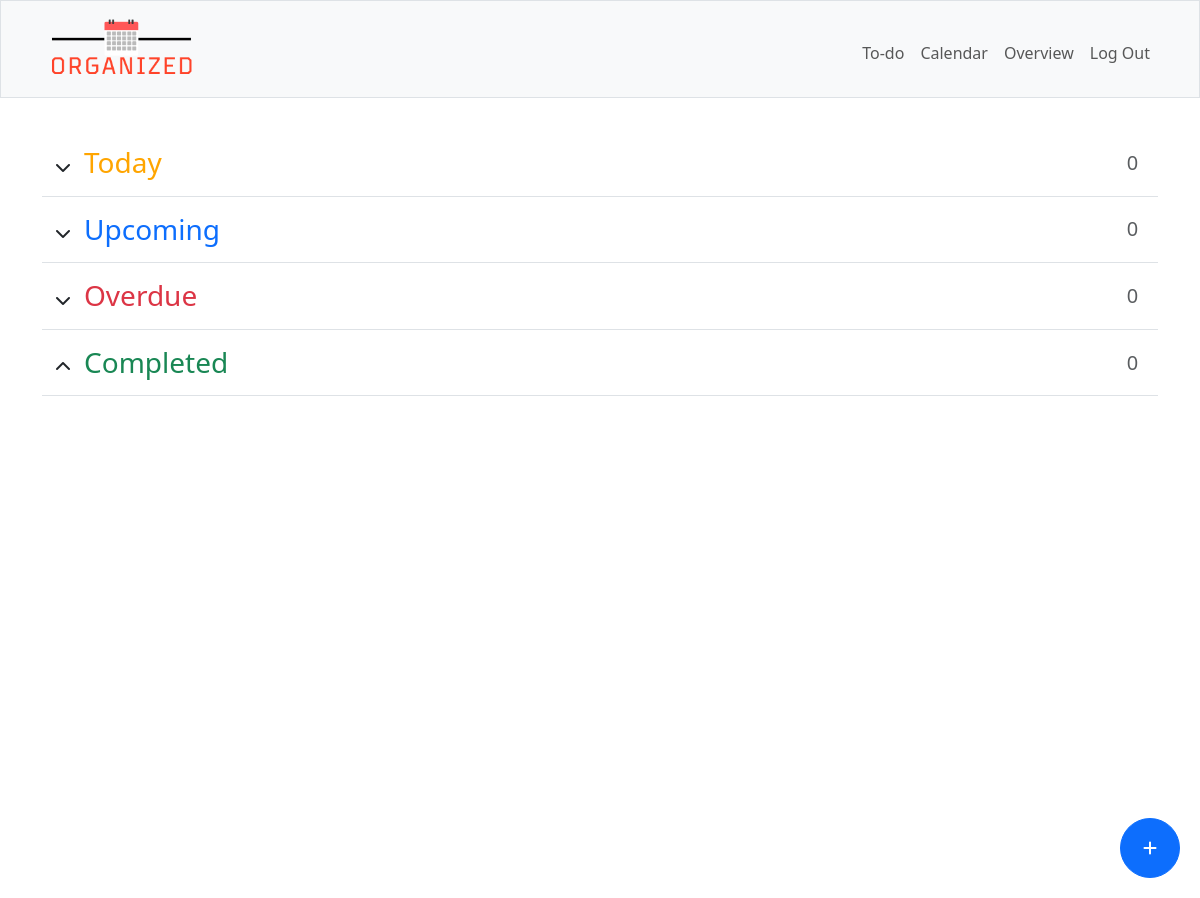
Page / (signed in) on the earlier database version.
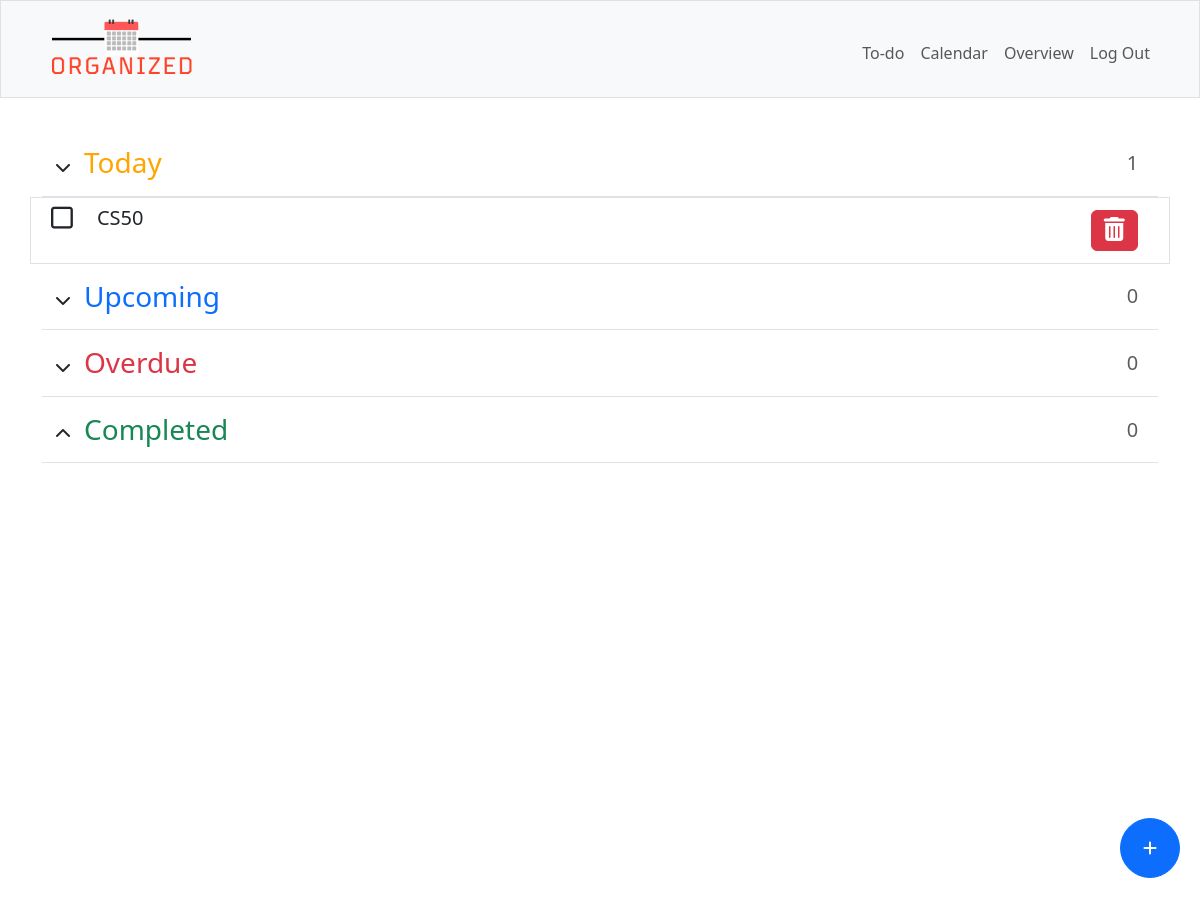
Same page on the later database version.
### tables this page shows
CREATE TABLE todo (
    id INTEGER PRIMARY KEY AUTOINCREMENT NOT NULL,
    user_id INTEGER NOT NULL,
    title TEXT NOT NULL,
    [description] TEXT,
    "due_date" DATE,
    "due_time" TIME,
    [class] TEXT,
    FOREIGN KEY(user_id) REFERENCES users(id)
);

### app.py (the view)
@app.route("/", methods=["GET", "POST"])
@login_required
def index():
    if request.method == "POST":
        if request.headers.get("X-Requested-With") == "XMLHttpRequest":
            items = db.execute("SELECT * FROM todo WHERE user_id = ? AND class != 'Completed'",
                               session["user_id"])
            for item in items:
                todo_class = checkDue(item["due_date"], item["due_time"])
                if item["class"] != todo_class:
                    db.execute("UPDATE todo SET class = ? WHERE user_id = ? AND id = ?",
                               todo_class, session["user_id"], item['id'])
            return jsonify(success=True)  # Return a JSON response indicating success
        if request.form.get("btn-identifier") == "addBtn":
            title = request.form.get("title")
            description = request.form.get("description")
            date = request.form.get("date")
            time = request.form.get("time")
            if date or time:
                if date and time:
                    todo_class = checkDue(date, time)
                    db.execute("INSERT INTO todo (user_id, title, description, due_date, due_time, class) VALUES (?, ?, ?, ?, ?, ?)",
                               session["user_id"], title, description, date, time, todo_class)
                if date and not time:
                    time = "23:59:59"
                    todo_class = checkDue(date, time)
                    db.execute("INSERT INTO todo (user_id, title, description, due_date, due_time, class) VALUES (?, ?, ?, ?, ?, ?)",
                               session["user_id"], title, description, date, time, todo_class)
                if time and not date:
                    db.execute("INSERT INTO todo (user_id, title, description, due_date, due_time, class) VALUES (?, ?, ?, ?, ?, 'Today')",
                               session["user_id"], title, description, current_date, time)
            else:
                db.execute("INSERT INTO todo (user_id, title, description, due_date, due_time, class) VALUES (?, ?, ?, ?, ?, 'Today')",
                           session["user_id"], title, description, date, time)
        if request.form.get("btn-identifier") == "deleteBtn":
            id = request.form.get("todo-id")
            item = db.execute("SELECT id FROM todo WHERE user_id = ? AND id = ?",
                              session["user_id"], id)
            db.execute("DELETE FROM todo WHERE id = ?", item[0]["id"])
        if request.form.get("btn-identifier") == "checkbox":
            id = request.form.get("todo-id")
            item = db.execute("SELECT * FROM todo WHERE user_id = ? AND id = ?",
                              session["user_id"], id)
            if item[0]["due_date"] or item[0]["due_time"]:
                if item[0]["class"] == "Completed":
                    todo_class = checkDue(item[0]["due_date"], item[0]["due_time"])
                    db.execute("UPDATE todo SET class = ? WHERE user_id = ? AND id = ?",
                               todo_class, session["user_id"], id)
                else:
                    db.execute("UPDATE todo SET class = 'Completed' WHERE user_id = ? AND id = ?",
                               session["user_id"], id)
            else:
                if item[0]['class'] == "Completed":
                    db.execute("UPDATE todo SET class = 'Today' WHERE user_id = ? AND id = ?",
                               session["user_id"], id)
                else:
                    db.execute("UPDATE todo SET class = 'Completed' WHERE user_id = ? AND id = ?",
                               session["user_id"], id)
        return redirect("/")
    else:
        items = db.execute("SELECT * FROM todo WHERE user_id = ? AND class != 'Completed'",
                           session["user_id"])
        for item in items:
            todo_class = checkDue(item["due_date"], item["due_time"])
            if item["class"] != todo_class:
                db.execute("UPDATE todo SET class = ? WHERE user_id = ? AND id = ?",
                           todo_class, session["user_id"], item["id"])
        todo = db.execute("""SELECT *,
                                (SELECT COUNT(*) FROM todo WHERE user_id = ? AND class = 'Overdue') AS overdue_count,
                                (SELECT COUNT(*) FROM todo WHERE user_id = ? AND class = 'Today') AS today_count,
                                (SELECT COUNT(*) FROM todo WHERE user_id = ? AND class = 'Upcoming') AS upcoming_count,
                                (SELECT COUNT(*) FROM todo WHERE user_id = ? AND class = 'Completed') AS completed_count
                             FROM todo WHERE user_id = ? ORDER BY due_date, due_time""",
                          session["user_id"], session["user_id"], session["user_id"], session["user_id"], session["user_id"])
        if todo:
            upcoming_count = todo[0]["upcoming_count"]
            today_count = todo[0]["today_count"]
            overdue_count = todo[0]["overdue_count"]
            completed_count = todo[0]["completed_count"]
        else:
            upcoming_count = 0
            today_count = 0
            overdue_count = 0
            completed_count = 0
        return render_template("index.html", todo=todo, today_count=today_count, upcoming_count=upcoming_count, overdue_count=overdue_count, completed_count=completed_count)

### app.py (called while the page is built)
@app.after_request
def after_request(response):
    response.headers["Cache-Control"] = "no-cache, no-store, must-revalidate"
    response.headers["Expires"] = 0
    response.headers["Pragma"] = "no-cache"
    return response

### helpers.py (called while the page is built)
def login_required(f):
    @wraps(f)
    def decorated_function(*args, **kwargs):
        if session.get("user_id") is None:
            return redirect("/login")
        return f(*args, **kwargs)
    return decorated_function

def checkDue(todo_date, todo_time):
    current_dt = datetime.now()
    current_date = current_dt.date()
    current_time = current_dt.time()
    if todo_date:
        due_dt_str = todo_date + ' ' + todo_time
        due_dt = datetime.strptime(due_dt_str, '%Y-%m-%d %H:%M:%S')
        due_date = datetime.strptime(todo_date, '%Y-%m-%d').date()
        if current_dt > due_dt:
            return "Overdue"
        else:
            if current_date == due_date:
                return "Today"
            else:
                return "Upcoming"
    elif todo_time:
        due_time = datetime.strptime(todo_time, '%H:%M:%S').time()
        if current_time > due_time:
            return "Overdue"
        else:
            return "Today"
    else:
        return "Today"

### templates/index.html (shortened to what this page needs)
{% extends "layout.html" %}
{% block main %}
   <div class="d-flex flex-column w-100 text-start">
        <button type="button" class="btn btn-primary fixedButton roundedFixedBtn" data-bs-toggle="modal" data-bs-target="#addTaskModal">
            <i class="fa-solid fa-plus"></i>
        </button>
        <div class="d-flex pb-2 mb-0 border-bottom">
            <button class="btn btnCollapse" type="button" data-bs-toggle="collapse" data-bs-target="#collapseToday" aria-expanded="false" aria-controls="collapseToday">
                <i class="fa-solid fa-chevron-down"></i>
            </button>
            <h3 class="col-sm-11" id="today-section">Today</h3>
            <p class="col text-muted text-center align-self-center fs-5 mb-0 pb-2">{{ today_count }}</p>
        </div>
        <ul class="collapse show" id="collapseToday">
            {% for row in todo if row["class"] == "Today" %}
            <li>
                <div class="row border p-2 item">
                    <form action="/" method="POST" class="col-1 box">
                        <button type="submit" class="btn iconBtn align-self-center" name="btn-identifier" value="checkbox">
                            <i class="fa-regular fa-square checkbox tick" id="{{ row['id'] }}"></i>
                        </button>
                    </form>
                    <div class="col-9 todo-item">
                        <h5 class="mb-1">{{ row["title"] }}</h5>
                    </div>
                    <form action="/" method="POST" class="col-1 align-self-center d-flex justify-content-center ms-auto">
                        <button class="btn btn-danger" name="btn-identifier" value="deleteBtn" onclick="return confirm('Are you sure you want to delete this item?');"><i class="fa fa-trash"></i></button>
                    </form>
                </div>
            </li>
            {% endfor %}
        </ul>
        <div class="d-flex pb-2 mb-0 border-bottom">
            <button class="btn btnCollapse" type="button" data-bs-toggle="collapse" data-bs-target="#collapseUpcoming" aria-expanded="false" aria-controls="collapseUpcoming">
                <i class="fa-solid fa-chevron-down"></i>
            </button>
            <h3 class="col-sm-11 text-primary" id="upcoming-section">Upcoming</h3>
            <p class="col text-muted text-center align-self-center fs-5 mb-0 pb-2">{{ upcoming_count }}</p>
        </div>
        <div class="d-flex pb-2 mb-0 border-bottom">
            <button class="btn btnCollapse" type="button" data-bs-toggle="collapse" data-bs-target="#collapseOverdue" aria-expanded="false" aria-controls="collapseOverdue">
                <i class="fa-solid fa-chevron-down"></i>
            </button>
            <h3 class="col-sm-11 text-danger" id="overdue-section">Overdue</h3>
            <p class="col text-muted text-center align-self-center fs-5 mb-0 pb-2">{{ overdue_count }}</p>
        </div>
        <div class="d-flex pb-2 mb-0 border-bottom">
            <button class="btn btnCollapse" type="button" data-bs-toggle="collapse" data-bs-target="#collapseCompleted" aria-expanded="false" aria-controls="collapseCompleted">
                <i class="fa-solid fa-chevron-up"></i>
            </button>
            <h3 class="col-sm-11 text-success" id="completed-section">Completed</h3>
            <p class="col text-muted text-center align-self-center fs-5 mb-0 pb-2">{{ completed_count }}</p>
        </div>
   </div>
{% endblock %}

### templates/layout.html (shortened to what this page needs)
<!DOCTYPE html>
<html lang="en">
    <head>
        <link href="https://cdn.jsdelivr.net/npm/bootstrap@5.3.0-alpha3/dist/css/bootstrap.min.css" rel="stylesheet">
        <link href="/static/styles.css" rel="stylesheet">
    </head>
    <body>
        <nav class="bg-light border navbar navbar-expand-md navbar-light">
            <div class="container">
                <a class="navbar-brand" href="/"><img src="/static/images/organized-logo.png" alt="Logo" id="logo" height="70"></a>
                <div class="collapse navbar-collapse" id="navbar">
                    {% if session["user_id"] %}
                        <ul class="navbar-nav ms-auto mt-2">
                            <li class="nav-item"><a class="nav-link" href="/">To-do</a></li>
                            <li class="nav-item"><a class="nav-link" href="/calendar">Calendar</a></li>
                            <li class="nav-item"><a class="nav-link" href="/overview">Overview</a></li>
                            <li class="nav-item"><a class="nav-link" href="/logout">Log Out</a></li>
                        </ul>
                    {% else %}
                        <ul class="navbar-nav ms-auto mt-2">
                            <li class="nav-item"><a class="nav-link" href="/login">Log In</a></li>
                            <li class="nav-item"><a class="nav-link" href="/signup">Sign up</a></li>
                        </ul>
                    {% endif %}
                </div>
            </div>
        </nav>
        <main class="min-vh-100">
            <div class="container py-5 text-center">
                {% block main %}{% endblock %}
             </div>
        </main>
    </body>
</html>

### static/styles.css (style rules this page uses)
#today-section { color: orange; }
.fa-trash { font-size: 24px; }
a { text-decoration: none; }
ul, li { list-style: none; padding: 0; }
.fixedButton { position: fixed; bottom: 20px; right: 20px; }
.roundedFixedBtn { height: 60px; width: 60px; border-radius: 50%; color: white; text-align: center; cursor: pointer; }
.checkbox { display: flex; width: auto; height: auto; font-size: 25px; text-align: center; align-items: center; cursor: pointer; }
.box { display: inline-flex; width: auto; height: auto; padding-bottom: 1.5rem!important; justify-content: center; }
.iconBtn { padding: 0; background: none; border: none; width: fit-content; height: fit-content; }
form.box button { box-shadow: none!important; outline: none!important; }

Differences in the rows shown:
added todo: title "CS50"
Other differences:
{{ today_count }}: "0" → "1"
